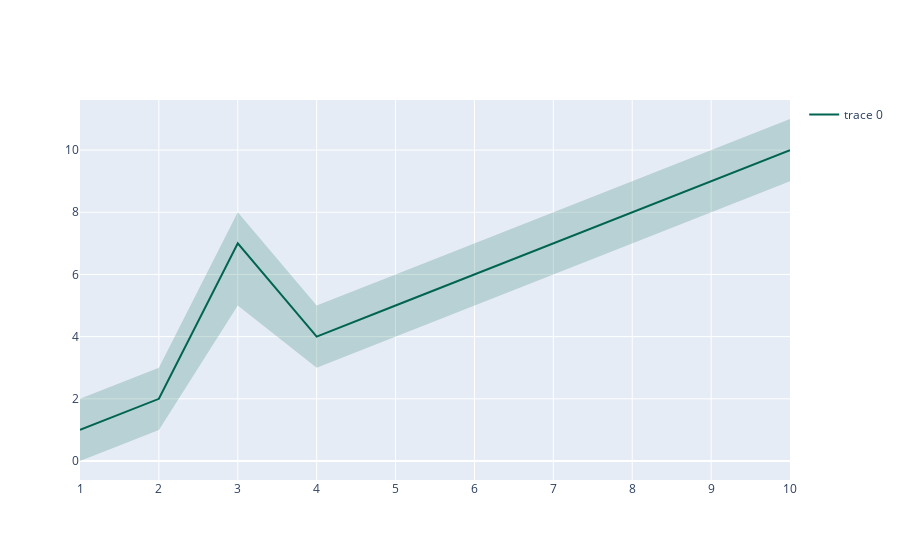

Here is the notebook cell this chart was saved with:
### Code cell
import plotly.graph_objs as go

x = [1, 2, 3, 4, 5, 6, 7, 8, 9, 10]
y = [1, 2, 7, 4, 5, 6, 7, 8, 9, 10]
y_upper = [2, 3, 8, 5, 6, 7, 8, 9, 10, 11]
y_lower = [0, 1, 5, 3, 4, 5, 6, 7, 8, 9]


fig = go.Figure([
    go.Scatter(
        x=x,
        y=y,
        line=dict(color='rgb(0,100,80)'),
        mode='lines'
    ),
    go.Scatter(
        x=x+x[::-1], # x, then x reversed
        y=y_upper+y_lower[::-1], # upper, then lower reversed
        fill='toself',
        fillcolor='rgba(0,100,80,0.2)',
        line=dict(color='rgba(255,255,255,0)'),
        hoverinfo="skip",
        showlegend=False
    )
])
fig.show()

### Figure 1 — Plotly figure (JSON) as saved in the notebook; plotly's stock layout.template omitted (floating-point values rounded to 4 significant figures)
{"data": [{"line": {"color": "rgb(0,100,80)"}, "mode": "lines", "type": "scatter", "x": [1, 2, 3, 4, 5, 6, 7, 8, 9, 10], "y": [1, 2, 7, 4, 5, 6, 7, 8, 9, 10]}, {"fill": "toself", "fillcolor": "rgba(0,100,80,0.2)", "hoverinfo": "skip", "line": {"color": "rgba(255,255,255,0)"}, "showlegend": false, "type": "scatter", "x": [1, 2, 3, 4, 5, 6, 7, 8, 9, 10, 10, 9, 8, 7, 6, 5, 4, 3, 2, 1], "y": [2, 3, 8, 5, 6, 7, 8, 9, 10, 11, 9, 8, 7, 6, 5, 4, 3, 5, 1, 0]}], "layout": {}}
